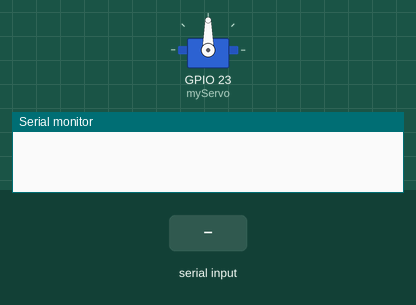
This sketch was run on a simulated ESP32. Shown: servo, the last lines printed to the serial monitor. Inputs (shaded band) come from the test bench.

Above: at 1.2 s.
1.3 s: "90,45\n" received over Serial
At 3.5 s:
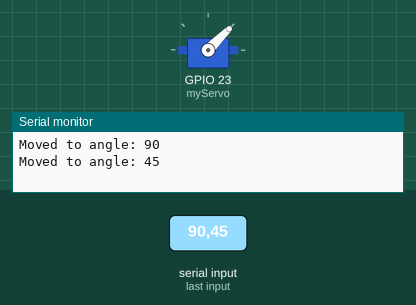
3.8 s: "30,150\n" received over Serial
At 5.5 s:
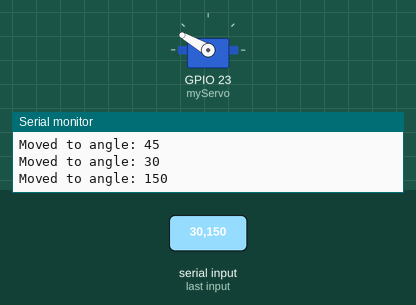
6.3 s: "5\n" received over Serial
At 6.6 s:
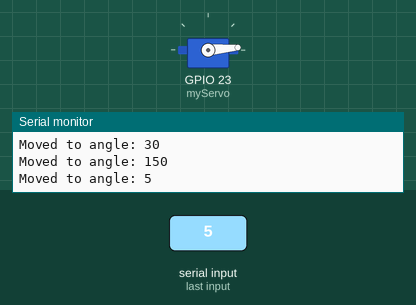
7.8 s: "200\n" received over Serial
At 9.0 s:
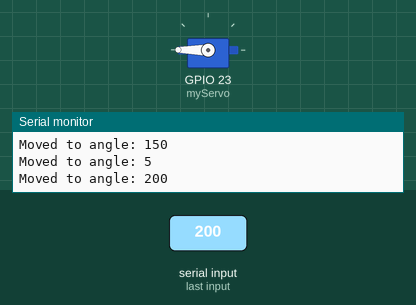
9.3 s: "90\n" received over Serial
At 10.1 s:
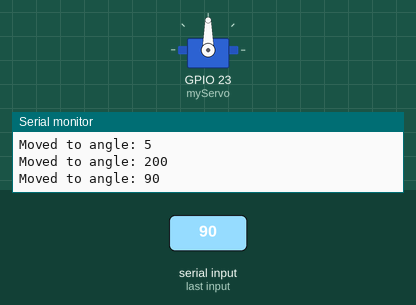
Timing chart, 0 to 11.8 s (numbered marks = the images above; inputs shaded):
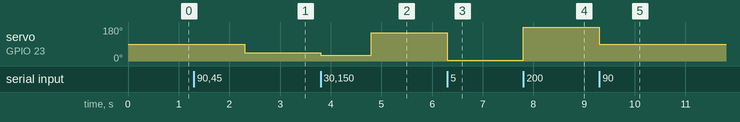

The sketch:

servo_270_chk.ino
```cpp
#include <ESP32_Servo.h>

Servo myServo;

void setup() {
  Serial.begin(9600);
  myServo.attach(23); // Attach the servo to pin 23
}

void loop() {
  if (Serial.available() > 1) {
    int angle = Serial.parseInt(); // Read the angle value from serial

    // Ensure the angle is within the valid range (0 to 270 degrees)
    angle = constrain(angle, 0, 270);

    // Move the servo to the specified angle
    myServo.write(angle);

    // Print the angle to serial for verification
    Serial.print("Moved to angle: ");
    Serial.println(angle);
    delay(1000);
  }
}
```

Measured:
- after the input at 1.3 s, servo on GPIO 23 (myServo): 90° → 45° after 1.0 s
- after the input at 3.8 s, servo on GPIO 23 (myServo): 45° → 30° at once, → 150° 1.0 s later
- after the input at 6.3 s, servo on GPIO 23 (myServo): 150° → 5° at once
- after the input at 7.8 s, servo on GPIO 23 (myServo): 5° → 180° at once
- after the input at 9.3 s, servo on GPIO 23 (myServo): 180° → 90° at once
